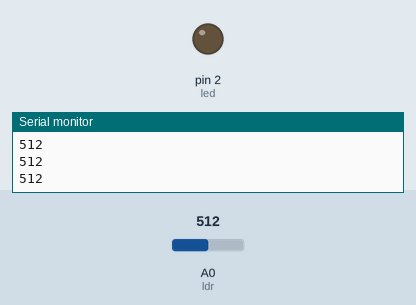
Recording of a sketch running on a simulated Arduino Uno, built with avr-gcc and run on an emulated ATmega328P. On the bench: output pins drawn as LEDs (lit = HIGH), the last lines printed to the serial monitor. Inputs (shaded band) come from the test bench; at power-on: A0 (ldr) = 512.

Above: at 1.2 s.
1.3 s: A0 (ldr) set to 487
At 2.0 s:
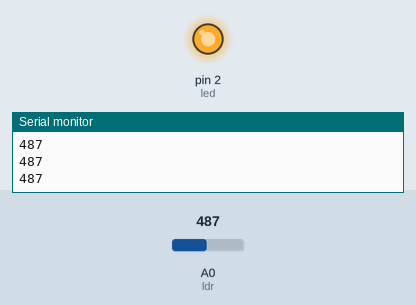
2.9 s: A0 (ldr) set to 510
At 3.3 s:
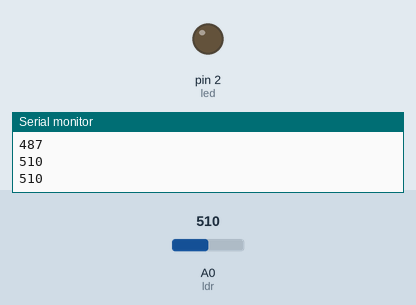
4.5 s: A0 (ldr) set to 490
At 5.8 s:
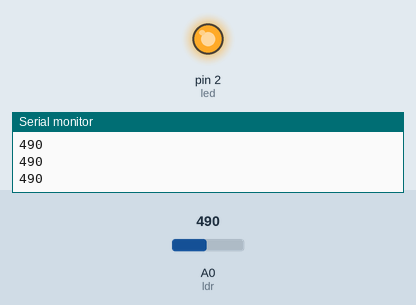
Timing chart, 0 to 7.5 s (numbered marks = the images above; inputs shaded):
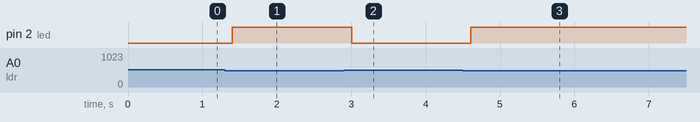

The sketch:

07_LDR_LED_Control.ino
```cpp
// LDR with LED Control
int ldr = A0;
int led = 2;

void setup()
{
  pinMode(led, OUTPUT);
  Serial.begin(9600);
}

void loop()
{
  int value = analogRead(ldr);

  Serial.println(value);

  if (value < 500)
  {
    digitalWrite(led, HIGH);
  }
  else
  {
    digitalWrite(led, LOW);
  }

  delay(200);
}
```

Measured:
- the behaviour switches between 500 and 499 on A0 (ldr) (found by bisection; images 0 and 1)
- after the input at 1.3 s, pin 2 (led): LOW → HIGH after 0.10 s
- after the input at 2.9 s, pin 2 (led): HIGH → LOW after 0.10 s
- after the input at 4.5 s, pin 2 (led): LOW → HIGH after 0.11 s
